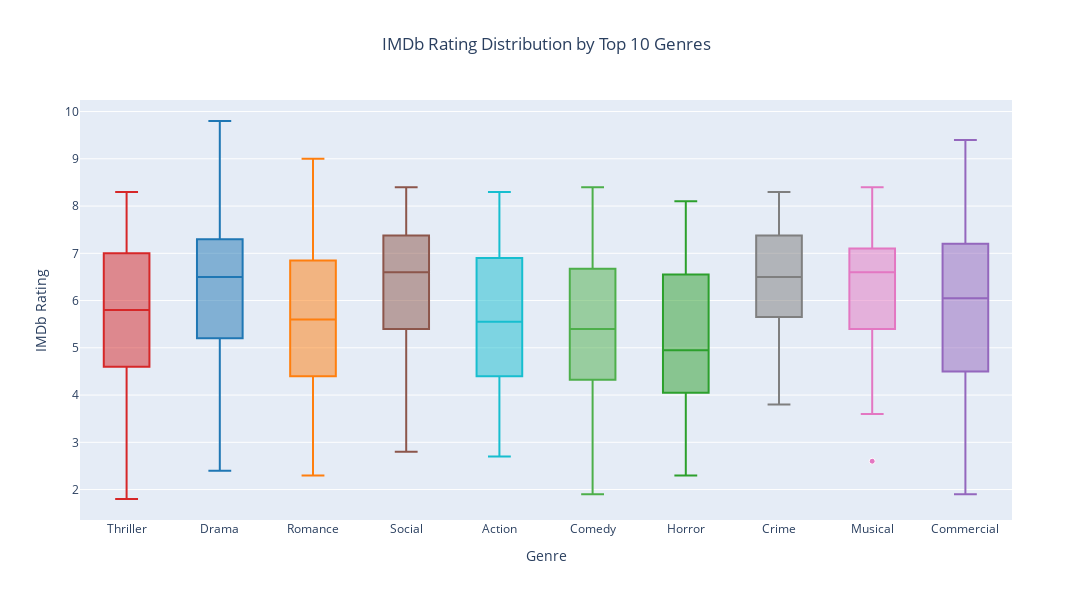

Notebook source saved alongside this figure:
### Markdown cell above
# Box Plot For IMDb Rating Distribution by Top10 Genres

### Code cell
import pandas as pd
import plotly.express as px

# Explode genres into separate rows
genre_exploded = movies_df.assign(Genre=movies_df['Genre'].str.split(',')).explode('Genre')
genre_exploded['Genre'] = genre_exploded['Genre'].str.strip()
genre_exploded['Genre'] = genre_exploded['Genre'].replace('', 'Commercial')  # Empty strings
genre_exploded['Genre'] = genre_exploded['Genre'].fillna('Commercial')  # NaN values
genre_exploded['Genre'] = genre_exploded['Genre'].apply(lambda x: 'Commercial' if x == '' else x)
# Filter down to top 10 most common genres for clarity
top_genres = genre_exploded['Genre'].value_counts().head(10).index
filtered = genre_exploded[genre_exploded['Genre'].isin(top_genres)]

# Create a box plot comparing the distribution of IMDb ratings across these top genres
fig = px.box(
    filtered,
    x='Genre',
    y='IMDb_Rating',
    title="IMDb Rating Distribution by Top 10 Genres",
    color='Genre',
    color_discrete_sequence = ['#D62728', '#1F77B4', '#FF7F0E', '#8C564B', '#17BECF', '#4DAF4A', '#2CA02C', '#7F7F7F', '#E377C2', '#9467BD']

)

fig.update_layout(
    width = 1200,
    height = 600,
    xaxis_title="Genre",
    yaxis_title="IMDb Rating",
    title_x=0.5,
    showlegend=False
)
fig.update_traces(
    marker=dict(
        line=dict(
            color='white',  # Border color
            width=1         # Border width
        )
    )
)
fig.show()

### Figure 1 — Plotly figure (JSON) as saved in the notebook; plotly's stock layout.template omitted (floating-point values rounded to 4 significant figures; data arrays with more than 128 entries replaced by an {"elided": "..."} marker saying what was removed)
{"data": [{"alignmentgroup": "True", "hovertemplate": "Genre=%{x}<br>IMDb_Rating=%{y}<extra></extra>", "legendgroup": "Thriller", "marker": {"color": "#D62728", "line": {"color": "white", "width": 1}}, "name": "Thriller", "notched": false, "offsetgroup": "Thriller", "orientation": "v", "showlegend": true, "type": "box", "x": {"elided": "201 str values"}, "x0": " ", "xaxis": "x", "y": {"elided": "201 float values"}, "y0": " ", "yaxis": "y"}, {"alignmentgroup": "True", "hovertemplate": "Genre=%{x}<br>IMDb_Rating=%{y}<extra></extra>", "legendgroup": "Drama", "marker": {"color": "#1F77B4", "line": {"color": "white", "width": 1}}, "name": "Drama", "notched": false, "offsetgroup": "Drama", "orientation": "v", "showlegend": true, "type": "box", "x": {"elided": "494 str values"}, "x0": " ", "xaxis": "x", "y": {"elided": "494 float values"}, "y0": " ", "yaxis": "y"}, {"alignmentgroup": "True", "hovertemplate": "Genre=%{x}<br>IMDb_Rating=%{y}<extra></extra>", "legendgroup": "Romance", "marker": {"color": "#FF7F0E", "line": {"color": "white", "width": 1}}, "name": "Romance", "notched": false, "offsetgroup": "Romance", "orientation": "v", "showlegend": true, "type": "box", "x": {"elided": "304 str values"}, "x0": " ", "xaxis": "x", "y": {"elided": "304 float values"}, "y0": " ", "yaxis": "y"}, {"alignmentgroup": "True", "hovertemplate": "Genre=%{x}<br>IMDb_Rating=%{y}<extra></extra>", "legendgroup": "Social", "marker": {"color": "#8C564B", "line": {"color": "white", "width": 1}}, "name": "Social", "notched": false, "offsetgroup": "Social", "orientation": "v", "showlegend": true, "type": "box", "x": ["Social", "Social", "Social", "Social", "Social", "Social", "Social", "Social", "Social", "Social", "Social", "Social", "Social", "Social", "Social", "Social", "Social", "Social", "Social", "Social", "Social", "Social", "Social", "Social", "Social", "Social", "Social", "Social", "Social", "Social", "Social", "Social", "Social", "Social", "Social", "Social", "Social", "Social", "Social", "Social", "Social", "Social", "Social", "Social", "Social", "Social", "Social", "Social", "Social", "Social", "Social", "Social", "Social", "Social", "Social", "Social", "Social", "Social", "Social", "Social", "Social", "Social", "Social", "Social", "Social"], "x0": " ", "xaxis": "x", "y": [7.3, 3.8, 8.4, 8.1, 3.4, 5.5, 6.8, 7.8, 7.9, 8.1, 7.9, 6.8, 6.1, 8.2, 7.3, 8.1, 7.3, 7.3, 7.3, 6.2, 3.9, 5.4, 6.3, 4.7, 7.6, 6.8, 3.7, 6.1, 8, 8, 8.1, 7.3, 7.7, 6.5, 5.5, 7.1, 6, 5, 4.4, 6, 3.6, 6.8, 5.5, 7.6, 6.8, 8, 7.2, 3.6, 5, 6.1, 8.2, 5.9, 5, 6.2, 4.2, 6.6, 5.4, 4.8, 6.2, 2.8, 4, 7.3, 5.9, 6.8, 6.8], "y0": " ", "yaxis": "y"}, {"alignmentgroup": "True", "hovertemplate": "Genre=%{x}<br>IMDb_Rating=%{y}<extra></extra>", "legendgroup": "Action", "marker": {"color": "#17BECF", "line": {"color": "white", "width": 1}}, "name": "Action", "notched": false, "offsetgroup": "Action", "orientation": "v", "showlegend": true, "type": "box", "x": {"elided": "146 str values"}, "x0": " ", "xaxis": "x", "y": {"elided": "146 float values"}, "y0": " ", "yaxis": "y"}, {"alignmentgroup": "True", "hovertemplate": "Genre=%{x}<br>IMDb_Rating=%{y}<extra></extra>", "legendgroup": "Comedy", "marker": {"color": "#4DAF4A", "line": {"color": "white", "width": 1}}, "name": "Comedy", "notched": false, "offsetgroup": "Comedy", "orientation": "v", "showlegend": true, "type": "box", "x": {"elided": "331 str values"}, "x0": " ", "xaxis": "x", "y": {"elided": "331 float values"}, "y0": " ", "yaxis": "y"}, {"alignmentgroup": "True", "hovertemplate": "Genre=%{x}<br>IMDb_Rating=%{y}<extra></extra>", "legendgroup": "Horror", "marker": {"color": "#2CA02C", "line": {"color": "white", "width": 1}}, "name": "Horror", "notched": false, "offsetgroup": "Horror", "orientation": "v", "showlegend": true, "type": "box", "x": ["Horror", "Horror", "Horror", "Horror", "Horror", "Horror", "Horror", "Horror", "Horror", "Horror", "Horror", "Horror", "Horror", "Horror", "Horror", "Horror", "Horror", "Horror", "Horror", "Horror", "Horror", "Horror", "Horror", "Horror", "Horror", "Horror", "Horror", "Horror", "Horror", "Horror", "Horror", "Horror", "Horror", "Horror", "Horror", "Horror", "Horror", "Horror", "Horror", "Horror", "Horror", "Horror", "Horror", "Horror", "Horror", "Horror", "Horror", "Horror", "Horror", "Horror", "Horror", "Horror"], "x0": " ", "xaxis": "x", "y": [5.7, 4.5, 5.8, 6.4, 6.3, 3.3, 5, 4.7, 7, 4.6, 5.5, 7.2, 3.8, 7.1, 3.7, 4, 6.4, 5.7, 7.4, 3, 6.4, 3.1, 8.1, 4.5, 3.9, 6.3, 4.6, 4.8, 2.6, 4.9, 5.7, 7.9, 4.9, 2.3, 7.1, 7.8, 6.5, 2.5, 7.7, 4, 2.9, 4.2, 4.4, 3.8, 6.8, 4.1, 4.3, 6.6, 6.1, 7, 4.6, 7.5], "y0": " ", "yaxis": "y"}, {"alignmentgroup": "True", "hovertemplate": "Genre=%{x}<br>IMDb_Rating=%{y}<extra></extra>", "legendgroup": "Crime", "marker": {"color": "#7F7F7F", "line": {"color": "white", "width": 1}}, "name": "Crime", "notched": false, "offsetgroup": "Crime", "orientation": "v", "showlegend": true, "type": "box", "x": ["Crime", "Crime", "Crime", "Crime", "Crime", "Crime", "Crime", "Crime", "Crime", "Crime", "Crime", "Crime", "Crime", "Crime", "Crime", "Crime", "Crime", "Crime", "Crime", "Crime", "Crime", "Crime", "Crime", "Crime", "Crime", "Crime", "Crime", "Crime", "Crime", "Crime", "Crime", "Crime", "Crime", "Crime", "Crime"], "x0": " ", "xaxis": "x", "y": [8, 6.3, 6.6, 4.3, 7.5, 8.3, 6.2, 7.3, 5.8, 6.7, 7.9, 5.4, 5.6, 6.4, 4.2, 6.7, 5.8, 5.9, 7.3, 7.3, 7.4, 7.3, 3.8, 5.2, 8.2, 5.3, 4.2, 5.8, 7.5, 7.7, 5.3, 6.5, 6.5, 7.9, 7.3], "y0": " ", "yaxis": "y"}, {"alignmentgroup": "True", "hovertemplate": "Genre=%{x}<br>IMDb_Rating=%{y}<extra></extra>", "legendgroup": "Musical", "marker": {"color": "#E377C2", "line": {"color": "white", "width": 1}}, "name": "Musical", "notched": false, "offsetgroup": "Musical", "orientation": "v", "showlegend": true, "type": "box", "x": ["Musical", "Musical", "Musical", "Musical", "Musical", "Musical", "Musical", "Musical", "Musical", "Musical", "Musical", "Musical", "Musical", "Musical", "Musical", "Musical", "Musical", "Musical", "Musical", "Musical", "Musical", "Musical", "Musical", "Musical", "Musical", "Musical", "Musical", "Musical", "Musical", "Musical", "Musical", "Musical", "Musical", "Musical", "Musical", "Musical", "Musical", "Musical", "Musical", "Musical", "Musical", "Musical", "Musical", "Musical", "Musical", "Musical", "Musical", "Musical", "Musical", "Musical"], "x0": " ", "xaxis": "x", "y": [6.9, 7, 6.1, 3.7, 8.4, 8.1, 8.1, 6.6, 7.5, 6.4, 5.1, 6.8, 6.6, 6.5, 7.1, 7.9, 7.1, 5.4, 8.1, 7, 7.1, 6.7, 7.8, 6.2, 4.7, 6.4, 6.7, 6.6, 7.1, 7.8, 5.2, 6.1, 6.1, 6.5, 8, 6.2, 6.9, 3.6, 7.1, 2.6, 7.7, 4.5, 7.8, 4.1, 5.1, 4.5, 5.4, 6.9, 3.8, 4.5], "y0": " ", "yaxis": "y"}, {"alignmentgroup": "True", "hovertemplate": "Genre=%{x}<br>IMDb_Rating=%{y}<extra></extra>", "legendgroup": "Commercial", "marker": {"color": "#9467BD", "line": {"color": "white", "width": 1}}, "name": "Commercial", "notched": false, "offsetgroup": "Commercial", "orientation": "v", "showlegend": true, "type": "box", "x": {"elided": "142 str values"}, "x0": " ", "xaxis": "x", "y": {"elided": "142 float values"}, "y0": " ", "yaxis": "y"}], "layout": {"boxmode": "overlay", "height": 600, "legend": {"title": {"text": "Genre"}, "tracegroupgap": 0}, "showlegend": false, "title": {"text": "IMDb Rating Distribution by Top 10 Genres", "x": 0.5}, "width": 1200, "xaxis": {"anchor": "y", "autorange": true, "categoryarray": ["Thriller", "Drama", "Romance", "Social", "Action", "Comedy", "Horror", "Crime", "Musical", "Commercial"], "categoryorder": "array", "domain": [0, 1], "range": [-0.5, 9.5], "title": {"text": "Genre"}, "type": "category"}, "yaxis": {"anchor": "x", "autorange": true, "domain": [0, 1], "range": [1.356, 10.24], "title": {"text": "IMDb Rating"}, "type": "linear"}}}
